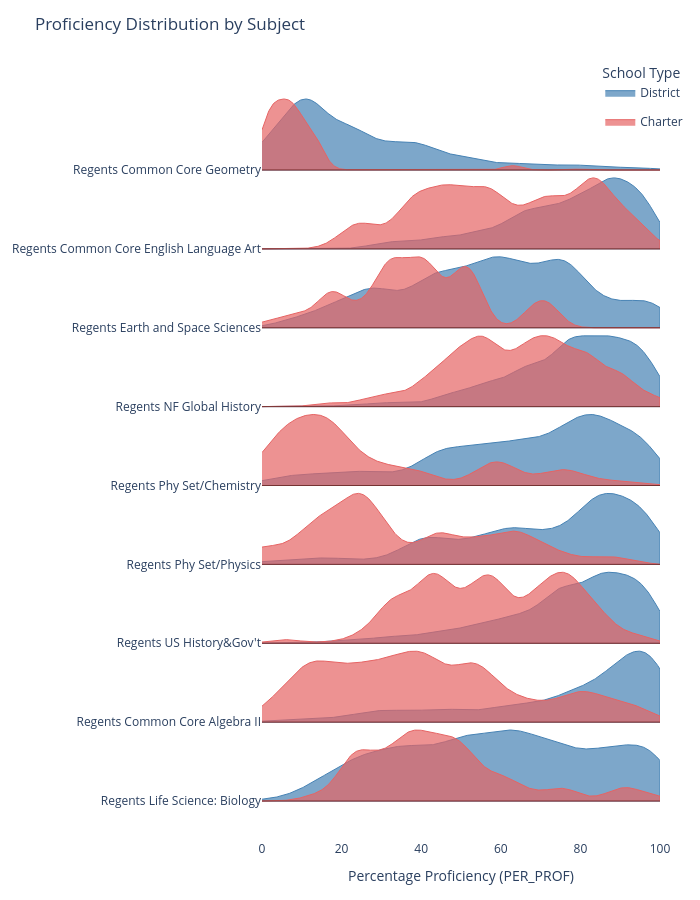

Notebook code cell kept with this figure:
### Code cell
# ── Configuration ───────────────────────────────────────────────────
subjects = df["SUBJECT"].unique().tolist()  # 8 subjects
school_types = {
    "District": "rgba(70, 130, 180, 0.7)",   # blue
    "Charter": "rgba(230, 100, 100, 0.7)",    # red/salmon
}
line_colors = {
    "District": "rgba(70, 130, 180, 1)",
    "Charter": "rgba(230, 100, 100, 1)",
}

# Spacing between ridgeline rows
row_height = 0.6

# ── KDE helper (weighted by TESTED) ────────────────────────────────
def weighted_kde(values, weights, x_grid, bw_method=0.3):
    """Compute a weighted KDE over x_grid."""
    # Repeat values proportionally to weights to simulate weighting
    weights = np.asarray(weights, dtype=float)
    weights = weights / weights.sum()  # normalize

    try:
        kde = gaussian_kde(values, bw_method=bw_method, weights=weights)
        density = kde(x_grid)
        return density
    except Exception:
        return np.zeros_like(x_grid)


# ── Build the figure ────────────────────────────────────────────────
fig = go.Figure()

x_grid = np.linspace(0, 100, 500)  # PER_PROF range 0–100%

for i, subject in enumerate(subjects):
    baseline = i * row_height  # vertical offset for this row

    for school_type, fill_color in school_types.items():
        subset = df[
            (df["SUBJECT"] == subject) & (df["SCHOOL_TYPE"] == school_type)
        ]

        if len(subset) < 2:
            continue

        values = subset["PER_PROF"].values
        weights = subset["TESTED"].values

        density = weighted_kde(values, weights, x_grid, bw_method=0.2)

        # Scale density so peaks look nice (adjust multiplier as needed)
        density_scaled = density / density.max() * (row_height * 0.9)

        # Shifted y-values sitting on each row's baseline
        y_vals = baseline + density_scaled

        # Fill area: trace the curve, then return along the baseline
        fig.add_trace(go.Scatter(
            x=np.concatenate([x_grid, x_grid[::-1]]),
            y=np.concatenate([y_vals, np.full_like(x_grid, baseline)]),
            fill="toself",
            fillcolor=fill_color,
            line=dict(color=line_colors[school_type], width=1),
            name=school_type,
            legendgroup=school_type,
            showlegend=(i == 0),  # show legend only once per type
            hoverinfo="skip",
        ))

    # Baseline separator line for each subject row
    fig.add_shape(
        type="line",
        x0=0, x1=100,
        y0=baseline, y1=baseline,
        line=dict(color="black", width=0.5),
    )

# ── Layout ──────────────────────────────────────────────────────────
fig.update_layout(
    title="Proficiency Distribution by Subject",
    xaxis=dict(
        title="Percentage Proficiency (PER_PROF)",
        range=[0, 100],
        showgrid=False,
    ),
    yaxis=dict(
        tickvals=[i * row_height for i in range(len(subjects))],
        ticktext=subjects,
        showgrid=False,
        zeroline=False,
    ),
    plot_bgcolor="white",
    legend=dict(
        title="School Type",
        x=0.85, y=1.0,
    ),
    height=900,
    width=700,
    margin=dict(l=120, r=40, t=60, b=60),
)

fig.show()

### Figure 1 — Plotly figure (JSON) as saved in the notebook; plotly's stock layout.template omitted (floating-point values rounded to 4 significant figures; data arrays with more than 128 entries replaced by an {"elided": "..."} marker saying what was removed)
{"data": [{"fill": "toself", "fillcolor": "rgba(70, 130, 180, 0.7)", "hoverinfo": "skip", "legendgroup": "District", "line": {"color": "rgba(70, 130, 180, 1)", "width": 1}, "name": "District", "showlegend": true, "type": "scatter", "x": {"elided": "1000 float values"}, "y": {"elided": "1000 float values"}}, {"fill": "toself", "fillcolor": "rgba(230, 100, 100, 0.7)", "hoverinfo": "skip", "legendgroup": "Charter", "line": {"color": "rgba(230, 100, 100, 1)", "width": 1}, "name": "Charter", "showlegend": true, "type": "scatter", "x": {"elided": "1000 float values"}, "y": {"elided": "1000 float values"}}, {"fill": "toself", "fillcolor": "rgba(70, 130, 180, 0.7)", "hoverinfo": "skip", "legendgroup": "District", "line": {"color": "rgba(70, 130, 180, 1)", "width": 1}, "name": "District", "showlegend": false, "type": "scatter", "x": {"elided": "1000 float values"}, "y": {"elided": "1000 float values"}}, {"fill": "toself", "fillcolor": "rgba(230, 100, 100, 0.7)", "hoverinfo": "skip", "legendgroup": "Charter", "line": {"color": "rgba(230, 100, 100, 1)", "width": 1}, "name": "Charter", "showlegend": false, "type": "scatter", "x": {"elided": "1000 float values"}, "y": {"elided": "1000 float values"}}, {"fill": "toself", "fillcolor": "rgba(70, 130, 180, 0.7)", "hoverinfo": "skip", "legendgroup": "District", "line": {"color": "rgba(70, 130, 180, 1)", "width": 1}, "name": "District", "showlegend": false, "type": "scatter", "x": {"elided": "1000 float values"}, "y": {"elided": "1000 float values"}}, {"fill": "toself", "fillcolor": "rgba(230, 100, 100, 0.7)", "hoverinfo": "skip", "legendgroup": "Charter", "line": {"color": "rgba(230, 100, 100, 1)", "width": 1}, "name": "Charter", "showlegend": false, "type": "scatter", "x": {"elided": "1000 float values"}, "y": {"elided": "1000 float values"}}, {"fill": "toself", "fillcolor": "rgba(70, 130, 180, 0.7)", "hoverinfo": "skip", "legendgroup": "District", "line": {"color": "rgba(70, 130, 180, 1)", "width": 1}, "name": "District", "showlegend": false, "type": "scatter", "x": {"elided": "1000 float values"}, "y": {"elided": "1000 float values"}}, {"fill": "toself", "fillcolor": "rgba(230, 100, 100, 0.7)", "hoverinfo": "skip", "legendgroup": "Charter", "line": {"color": "rgba(230, 100, 100, 1)", "width": 1}, "name": "Charter", "showlegend": false, "type": "scatter", "x": {"elided": "1000 float values"}, "y": {"elided": "1000 float values"}}, {"fill": "toself", "fillcolor": "rgba(70, 130, 180, 0.7)", "hoverinfo": "skip", "legendgroup": "District", "line": {"color": "rgba(70, 130, 180, 1)", "width": 1}, "name": "District", "showlegend": false, "type": "scatter", "x": {"elided": "1000 float values"}, "y": {"elided": "1000 float values"}}, {"fill": "toself", "fillcolor": "rgba(230, 100, 100, 0.7)", "hoverinfo": "skip", "legendgroup": "Charter", "line": {"color": "rgba(230, 100, 100, 1)", "width": 1}, "name": "Charter", "showlegend": false, "type": "scatter", "x": {"elided": "1000 float values"}, "y": {"elided": "1000 float values"}}, {"fill": "toself", "fillcolor": "rgba(70, 130, 180, 0.7)", "hoverinfo": "skip", "legendgroup": "District", "line": {"color": "rgba(70, 130, 180, 1)", "width": 1}, "name": "District", "showlegend": false, "type": "scatter", "x": {"elided": "1000 float values"}, "y": {"elided": "1000 float values"}}, {"fill": "toself", "fillcolor": "rgba(230, 100, 100, 0.7)", "hoverinfo": "skip", "legendgroup": "Charter", "line": {"color": "rgba(230, 100, 100, 1)", "width": 1}, "name": "Charter", "showlegend": false, "type": "scatter", "x": {"elided": "1000 float values"}, "y": {"elided": "1000 float values"}}, {"fill": "toself", "fillcolor": "rgba(70, 130, 180, 0.7)", "hoverinfo": "skip", "legendgroup": "District", "line": {"color": "rgba(70, 130, 180, 1)", "width": 1}, "name": "District", "showlegend": false, "type": "scatter", "x": {"elided": "1000 float values"}, "y": {"elided": "1000 float values"}}, {"fill": "toself", "fillcolor": "rgba(230, 100, 100, 0.7)", "hoverinfo": "skip", "legendgroup": "Charter", "line": {"color": "rgba(230, 100, 100, 1)", "width": 1}, "name": "Charter", "showlegend": false, "type": "scatter", "x": {"elided": "1000 float values"}, "y": {"elided": "1000 float values"}}, {"fill": "toself", "fillcolor": "rgba(70, 130, 180, 0.7)", "hoverinfo": "skip", "legendgroup": "District", "line": {"color": "rgba(70, 130, 180, 1)", "width": 1}, "name": "District", "showlegend": false, "type": "scatter", "x": {"elided": "1000 float values"}, "y": {"elided": "1000 float values"}}, {"fill": "toself", "fillcolor": "rgba(230, 100, 100, 0.7)", "hoverinfo": "skip", "legendgroup": "Charter", "line": {"color": "rgba(230, 100, 100, 1)", "width": 1}, "name": "Charter", "showlegend": false, "type": "scatter", "x": {"elided": "1000 float values"}, "y": {"elided": "1000 float values"}}, {"fill": "toself", "fillcolor": "rgba(70, 130, 180, 0.7)", "hoverinfo": "skip", "legendgroup": "District", "line": {"color": "rgba(70, 130, 180, 1)", "width": 1}, "name": "District", "showlegend": false, "type": "scatter", "x": {"elided": "1000 float values"}, "y": {"elided": "1000 float values"}}, {"fill": "toself", "fillcolor": "rgba(230, 100, 100, 0.7)", "hoverinfo": "skip", "legendgroup": "Charter", "line": {"color": "rgba(230, 100, 100, 1)", "width": 1}, "name": "Charter", "showlegend": false, "type": "scatter", "x": {"elided": "1000 float values"}, "y": {"elided": "1000 float values"}}], "layout": {"height": 900, "legend": {"title": {"text": "School Type"}, "x": 0.85, "y": 1}, "margin": {"b": 60, "l": 120, "r": 40, "t": 60}, "plot_bgcolor": "white", "shapes": [{"line": {"color": "black", "width": 0.5}, "type": "line", "x0": 0, "x1": 100, "y0": 0, "y1": 0}, {"line": {"color": "black", "width": 0.5}, "type": "line", "x0": 0, "x1": 100, "y0": 0.6, "y1": 0.6}, {"line": {"color": "black", "width": 0.5}, "type": "line", "x0": 0, "x1": 100, "y0": 1.2, "y1": 1.2}, {"line": {"color": "black", "width": 0.5}, "type": "line", "x0": 0, "x1": 100, "y0": 1.8, "y1": 1.8}, {"line": {"color": "black", "width": 0.5}, "type": "line", "x0": 0, "x1": 100, "y0": 2.4, "y1": 2.4}, {"line": {"color": "black", "width": 0.5}, "type": "line", "x0": 0, "x1": 100, "y0": 3, "y1": 3}, {"line": {"color": "black", "width": 0.5}, "type": "line", "x0": 0, "x1": 100, "y0": 3.6, "y1": 3.6}, {"line": {"color": "black", "width": 0.5}, "type": "line", "x0": 0, "x1": 100, "y0": 4.2, "y1": 4.2}, {"line": {"color": "black", "width": 0.5}, "type": "line", "x0": 0, "x1": 100, "y0": 4.8, "y1": 4.8}], "title": {"text": "Proficiency Distribution by Subject"}, "width": 700, "xaxis": {"range": [0, 100], "showgrid": false, "title": {"text": "Percentage Proficiency (PER_PROF)"}}, "yaxis": {"showgrid": false, "ticktext": ["Regents Life Science: Biology", "Regents Common Core Algebra II", "Regents US History&Gov't", "Regents Phy Set/Physics", "Regents Phy Set/Chemistry", "Regents NF Global History", "Regents Earth and Space Sciences", "Regents Common Core English Language Art", "Regents Common Core Geometry"], "tickvals": [0, 0.6, 1.2, 1.8, 2.4, 3, 3.6, 4.2, 4.8], "zeroline": false}}}
